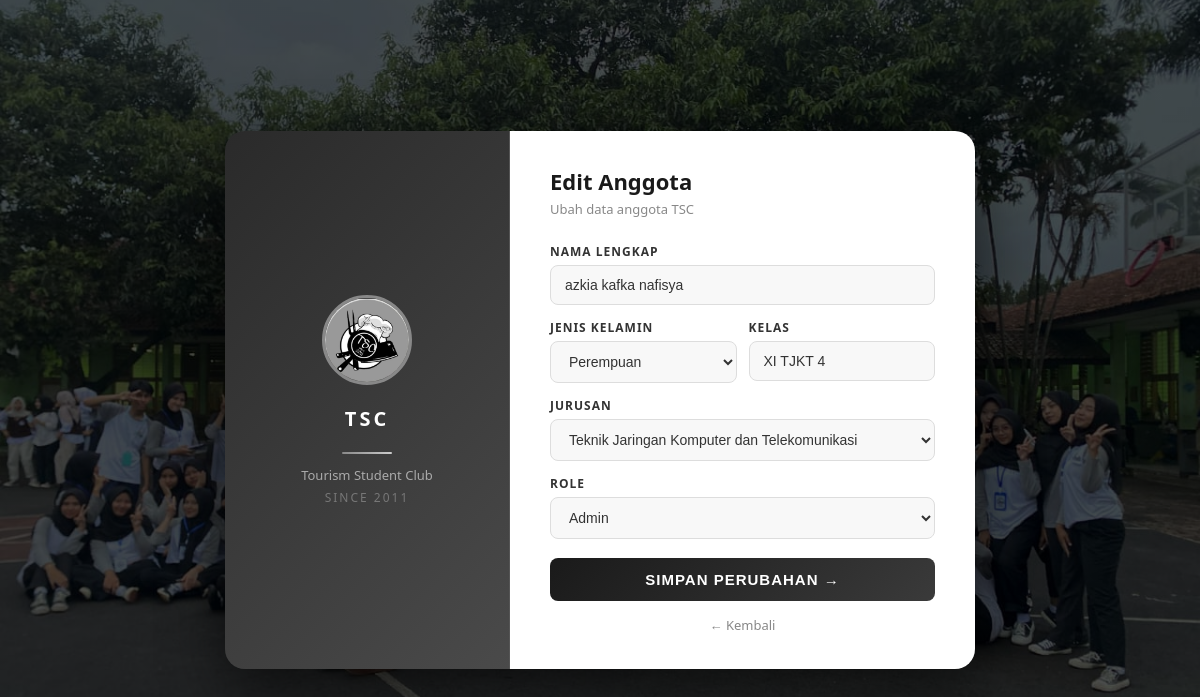
/projek/admin/edit.php?id=1 (signed in), run on the app's committed database.
### tables this page shows
CREATE TABLE `users` (
  `id` int(11) NOT NULL,
  `username/email` varchar(100) NOT NULL,
  `password` varchar(255) NOT NULL,
  `nama_lengkap` varchar(100) DEFAULT NULL,
  `jenis_kelamin` varchar(10) DEFAULT NULL,
  `kelas` varchar(20) DEFAULT NULL,
  `jurusan` varchar(50) DEFAULT NULL,
  `role` varchar(10) DEFAULT 'user'
);

### projek/admin/edit.php (the view, shortened to what this page needs)
<?php include '../koneksi.php';
$id = $_GET['id'];
$data = mysqli_fetch_assoc(mysqli_query($conn, "SELECT * FROM users WHERE id='$id'"));
?>
<!DOCTYPE html>
<html lang="id">
<head>
</head>
<body>
<div class="container">
    <div class="left">
        <img src="../logo_tsc.jpg" alt="Logo TSC">
        <h1>TSC</h1>
        <div class="divider"></div>
        <p>Tourism Student Club</p>
        <p class="since">SINCE 2011</p>
    </div>
    <div class="right">
        <h2>Edit Anggota</h2>
        <p class="sub">Ubah data anggota TSC</p>
        <form method="POST">
            <div class="input-group">
                <label>NAMA LENGKAP</label>
                <input type="text" name="nama_lengkap" value="<?= $data['nama_lengkap'] ?>" required>
            </div>
            <div class="row">
                <div class="input-group">
                    <label>JENIS KELAMIN</label>
                    <select name="jenis_kelamin">
                        <option value="P" <?= $data['jenis_kelamin']=='P'?'selected':'' ?>>Perempuan</option>
                    </select>
                </div>
                <div class="input-group">
                    <label>KELAS</label>
                    <input type="text" name="kelas" value="<?= $data['kelas'] ?>" required>
                </div>
            </div>
            <div class="input-group">
                <label>JURUSAN</label>
                <select name="jurusan">
                    <option value="Teknik Jaringan Komputer dan Telekomunikasi" <?= $data['jurusan']=='Teknik Jaringan Komputer dan Telekomunikasi'?'selected':'' ?>>Teknik Jaringan Komputer dan Telekomunikasi</option>
                </select>
            </div>
            <div class="input-group">
                <label>ROLE</label>
                <select name="role">
                    <option value="admin" <?= $data['role']=='admin'?'selected':'' ?>>Admin</option>
                </select>
            </div>
            <button type="submit" name="update" class="btn-submit">SIMPAN PERUBAHAN →</button>
        </form>
        <a href="index.php" class="btn-back">← Kembali</a>
    </div>
</div>
</body>
</html>

### projek/admin/edit.php (style rules this page uses)
* { margin:0; padding:0; box-sizing:border-box; }
body { font-family:'Segoe UI',sans-serif; background: linear-gradient(rgba(0,0,0,0.7), rgba(0,0,0,0.7)), url('about tsc.jpg') center/cover no-repeat fixed; min-height:100vh; display:flex; justify-content:center; align-items:center; }
.container { display:flex; width:750px; border-radius:20px; overflow:hidden; box-shadow:0 20px 60px rgba(0,0,0,0.6); }
.left { background:linear-gradient(135deg, #2a2a2a, #4a4a4a); width:38%; display:flex; flex-direction:column; justify-content:center; align-items:center; padding:40px; border-right:1px solid #555; }
.left img { width:90px; height:90px; border-radius:50%; border:3px solid #888; margin-bottom:20px; object-fit:cover; }
.left h1 { color:#fff; font-size:20px; letter-spacing:3px; margin-bottom:8px; }
.left .divider { width:50px; height:2px; background:linear-gradient(90deg,#888,#ccc); margin:12px auto; border-radius:2px; }
.left p { color:#aaa; font-size:13px; text-align:center; }
.left .since { color:#777; font-size:12px; letter-spacing:2px; margin-top:5px; }
.right { background:#fff; width:62%; padding:35px 40px; display:flex; flex-direction:column; justify-content:center; }
.right h2 { color:#1a1a1a; font-size:22px; margin-bottom:4px; }
.right p.sub { color:#888; font-size:13px; margin-bottom:25px; }
.input-group { margin-bottom:14px; }
.input-group label { display:block; margin-bottom:5px; font-weight:600; color:#333; font-size:12px; letter-spacing:1px; }
.input-group input, .input-group select { width:100%; padding:11px 14px; border:1.5px solid #ddd; border-radius:8px; background:#f8f8f8; font-size:14px; color:#333; transition:border 0.3s; }
.row { display:grid; grid-template-columns:1fr 1fr; gap:12px; }
.btn-submit { width:100%; padding:13px; background:linear-gradient(135deg, #1a1a1a, #3a3a3a); color:#fff; border:none; border-radius:8px; font-size:15px; font-weight:bold; cursor:pointer; transition:all 0.3s; letter-spacing:1px; margin-top:5px; }
.btn-back { display:block; text-align:center; margin-top:15px; font-size:13px; color:#888; text-decoration:none; }

### data on the page
users: nama_lengkap "azkia kafka nafisya", jenis_kelamin "Perempuan", kelas "XI TJKT 4", jurusan "Teknik Jaringan Komputer dan Telekomunikasi", role "Admin"
